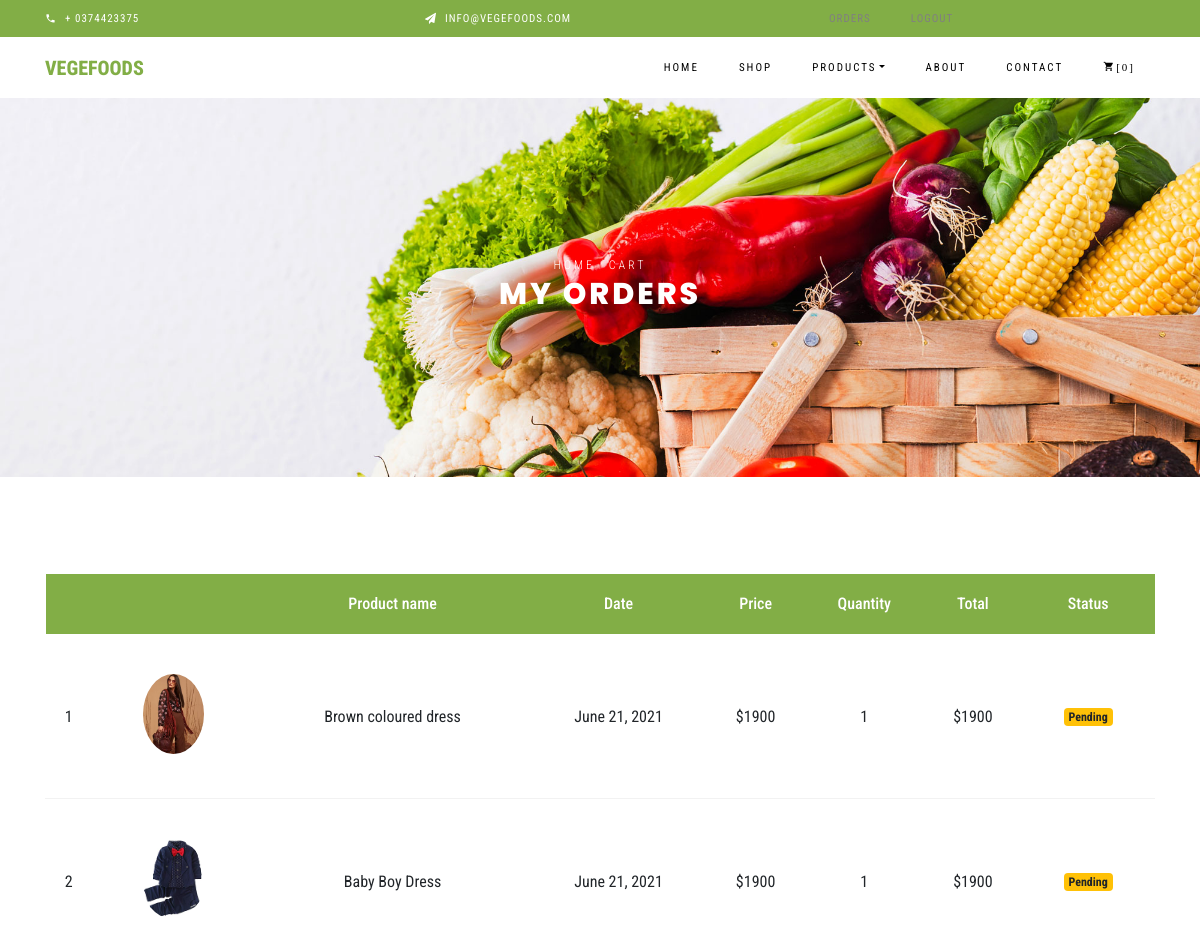
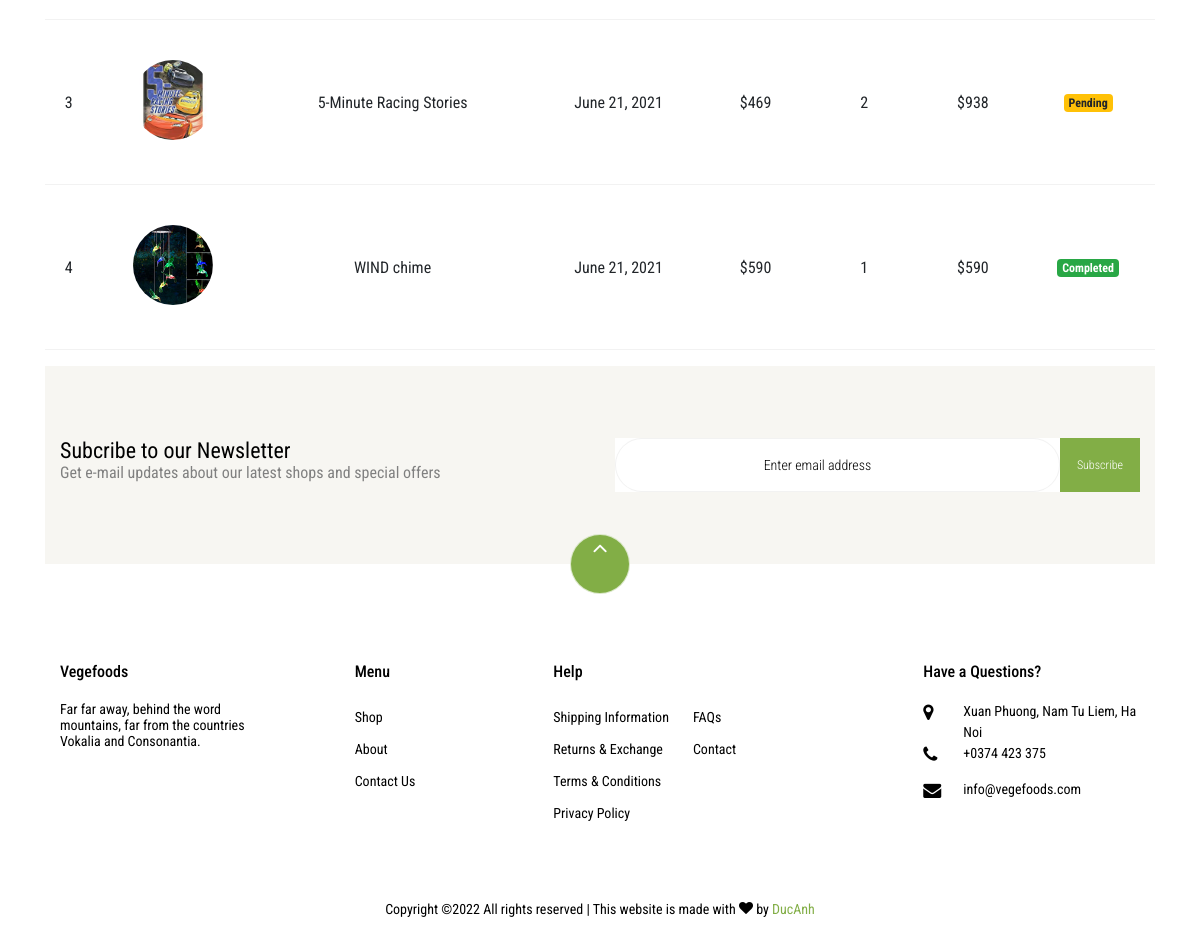
Before: /orders (signed in) with the older database file (2 pictures, top to bottom).
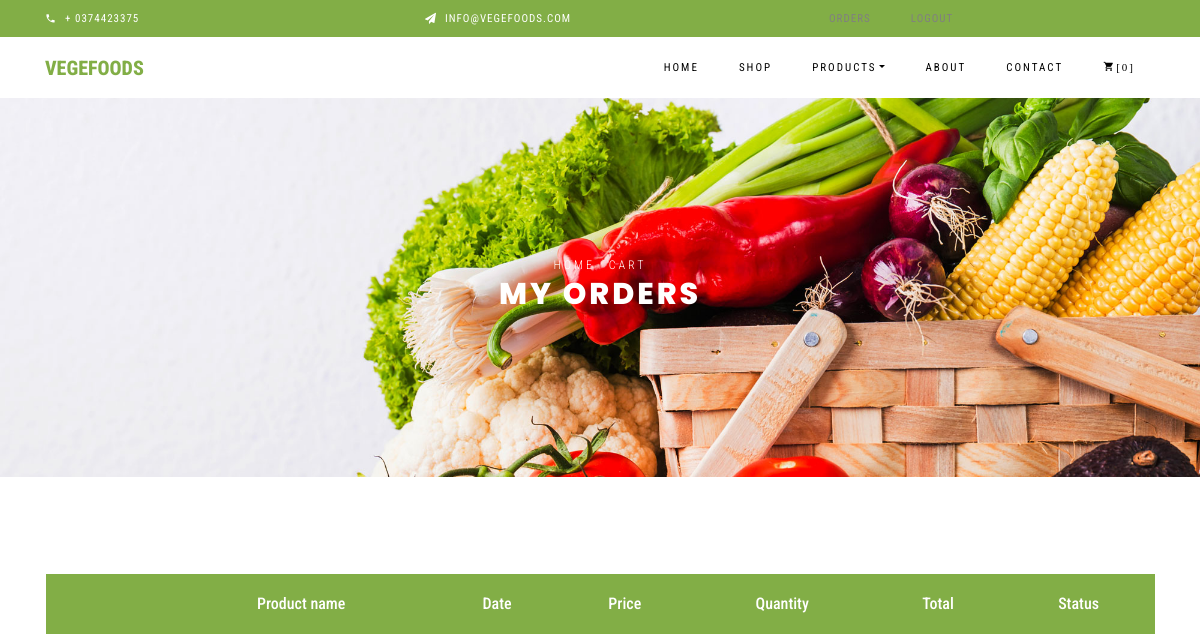
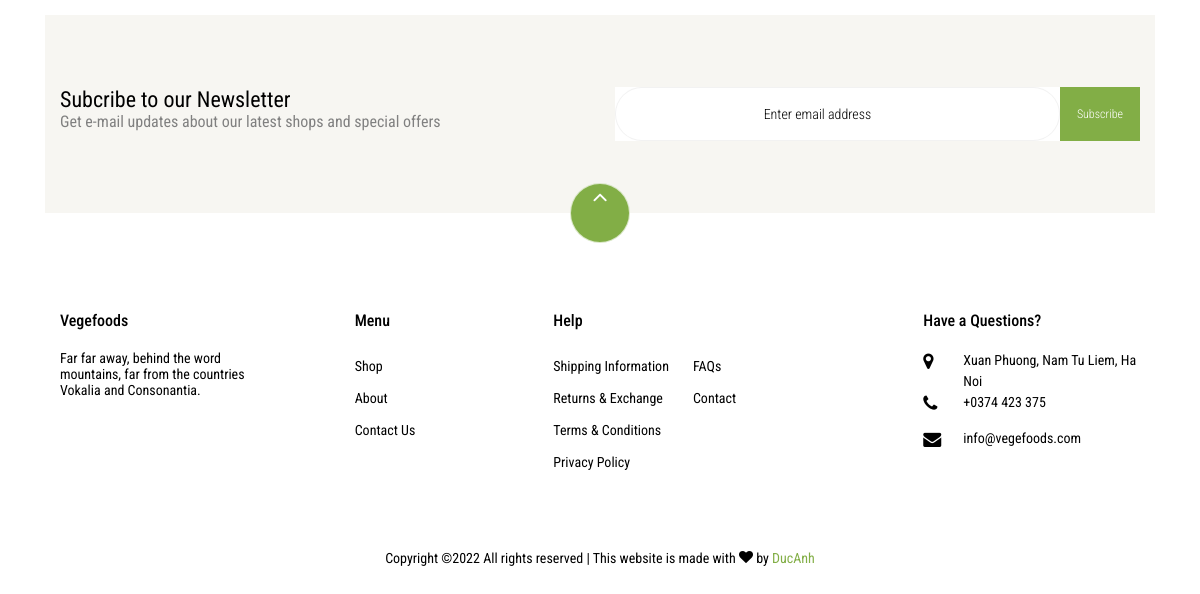
After: the same page with the newer database file (2 pictures, top to bottom).
### store/models/orders.py (models this page shows, shortened)
class Order(models.Model):
    product = models.ForeignKey(Products,
                                on_delete=models.CASCADE)
    customer = models.ForeignKey(Customer,
                                 on_delete=models.CASCADE)
    quantity = models.IntegerField(default=1)
    price = models.IntegerField()
    address = models.CharField (max_length=50, default='', blank=True)
    phone = models.CharField (max_length=50, default='', blank=True)
    date = models.DateField (default=datetime.datetime.today)
    status = models.BooleanField (default=False)
    @staticmethod
    def get_orders_by_customer(customer_id):
        return Order.objects.filter(customer=customer_id).order_by('-date')

### store/models/product.py (models this page shows, shortened)
class Products(models.Model):
    name = models.CharField(max_length=60)
    price= models.IntegerField(default=0)
    category= models.ForeignKey(Category,on_delete=models.CASCADE,default=1 )
    description= models.CharField(max_length=250, default='', blank=True, null= True)
    image= models.ImageField(upload_to='uploads/products/')

### store/middlewares/auth.py (the view)
    def middleware(request):
        print(request.session.get('customer'))
        returnUrl = request.META['PATH_INFO']
        print(request.META['PATH_INFO'])
        if not request.session.get('customer'):
           return redirect(f'login?return_url={returnUrl}')
        response = get_response(request)
        return response

### store/templatetags/custom_filter.py (called while the page is built)
@register.filter(name='multiply')
def multiply(number , number1):
    return number * number1

### store/views/orders.py (called while the page is built)
    def get(self , request ):
        customer = request.session.get('customer')
        orders = Order.get_orders_by_customer(customer)
        print(orders)
        return render(request , 'order1.html'  , {'orders' : orders})

### store/templates/order1.html
{% extends 'base1.html' %}
{% load static %}
{% block content %}
{% load cart %}
{% load custom_filter %}
<div class="hero-wrap hero-bread" style="background-image: url({% static 'images/bg_1.jpg' %});">
    <div class="container">
      <div class="row no-gutters slider-text align-items-center justify-content-center">
        <div class="col-md-9 ftco-animate text-center">
            <p class="breadcrumbs"><span class="mr-2"><a href="index.html">Home</a></span> <span>Cart</span></p>
          <h1 class="mb-0 bread">My Orders</h1>
        </div>
      </div>
    </div>
  </div>
  <section class="ftco-section ftco-cart">
          <div class="container">
              <div class="row">
              <div class="col-md-12 ftco-animate">
                  <div class="cart-list">
                      <table class="table">
                          <thead class="thead-primary">
                            <tr class="text-center">
                              <th>&nbsp;</th>
                              <th>&nbsp;</th>
                              <th>Product name</th>
                              <th>Date</th>
                              <th>Price</th>
                              <th>Quantity</th>
                              <th>Total</th>
                              <th>Status</th>
                            </tr>
                          </thead>
                        <tbody>
                {% for order in orders %}
                <tr>
                    <td>{{forloop.counter}}</td>
                    <td><img style="height: 80px;" class="rounded-circle" src="{{order.product.image.url}}" alt=""></td>
                    <td>{{order.product.name}}</td>
                    <td>{{order.date}}</td>
                    <td>${{order.price}}</td>
                    <td>{{order.quantity}}</td>
                    <td>${{order.quantity|multiply:order.price}}</td>
                    {% if order.status %}
                    <td><small class="badge badge-success">Completed</small></td>
                    {%else%}
                    <td><small class="badge badge-warning">Pending</small></td>
                    {% endif %}
                </tr>
                {% endfor %}
            </tbody>
        </table>
    </div>
   </div>
</div>
{% endblock %}

Changed rows visible on the page:
removed Order: product.image (picture), product.name "Brown coloured dress", date "June 21, 2021", price "1900", quantity "1", quantity|multiply "1900", status "Pending"
removed Order: product.image (picture), product.name "Baby Boy Dress", date "June 21, 2021", price "1900", quantity "1", quantity|multiply "1900", status "Pending"
removed Order: product.image (picture), product.name "5-Minute Racing Stories", date "June 21, 2021", price "469", quantity "2", quantity|multiply "938", status "Pending"
removed Order: product.image (picture), product.name "WIND chime", date "June 21, 2021", price "590", quantity "1", quantity|multiply "590", status "Completed"
